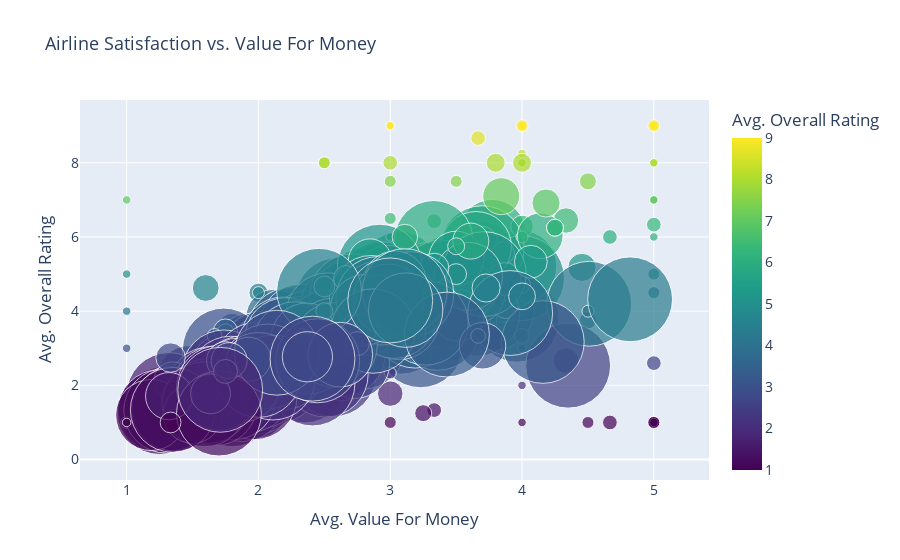

Notebook code cell kept with this figure:
### Code cell
fig_px = px.scatter(
    agg,
    x="avg_value_money",
    y="avg_rating",
    size="review_count",
    hover_name="Airline Name",
    size_max=60,
    color="avg_rating",
    color_continuous_scale="Viridis",
    labels={
        "avg_value_money": "Avg. Value For Money",
        "avg_rating":      "Avg. Overall Rating",
        "review_count":    "No. of Reviews"
    },
    title="Airline Satisfaction vs. Value For Money"
)
fig_px.update_layout(
    font=dict(size=14),
    title_font_size=18,
    legend_title_text="Avg. Rating"
)
fig_px.show()

### Figure 1 — Plotly figure (JSON) as saved in the notebook; plotly's stock layout.template omitted (floating-point values rounded to 4 significant figures; data arrays with more than 128 entries replaced by an {"elided": "..."} marker saying what was removed)
{"data": [{"hovertemplate": "<b>%{hovertext}</b><br><br>Avg. Value For Money=%{x}<br>Avg. Overall Rating=%{marker.color}<br>No. of Reviews=%{marker.size}<extra></extra>", "hovertext": {"elided": "515 str values"}, "legendgroup": "", "marker": {"color": {"elided": "515 float values"}, "coloraxis": "coloraxis", "size": {"elided": "515 int values"}, "sizemode": "area", "sizeref": 0.02778, "symbol": "circle"}, "mode": "markers", "name": "", "orientation": "v", "showlegend": false, "type": "scatter", "x": {"elided": "515 float values"}, "xaxis": "x", "y": {"elided": "515 float values"}, "yaxis": "y"}], "layout": {"coloraxis": {"colorbar": {"title": {"text": "Avg. Overall Rating"}}, "colorscale": [[0, "#440154"], [0.1111, "#482878"], [0.2222, "#3e4989"], [0.3333, "#31688e"], [0.4444, "#26828e"], [0.5556, "#1f9e89"], [0.6667, "#35b779"], [0.7778, "#6ece58"], [0.8889, "#b5de2b"], [1, "#fde725"]]}, "font": {"size": 14}, "legend": {"itemsizing": "constant", "title": {"text": "Avg. Rating"}, "tracegroupgap": 0}, "title": {"font": {"size": 18}, "text": "Airline Satisfaction vs. Value For Money"}, "xaxis": {"anchor": "y", "domain": [0, 1], "title": {"text": "Avg. Value For Money"}}, "yaxis": {"anchor": "x", "domain": [0, 1], "title": {"text": "Avg. Overall Rating"}}}}
